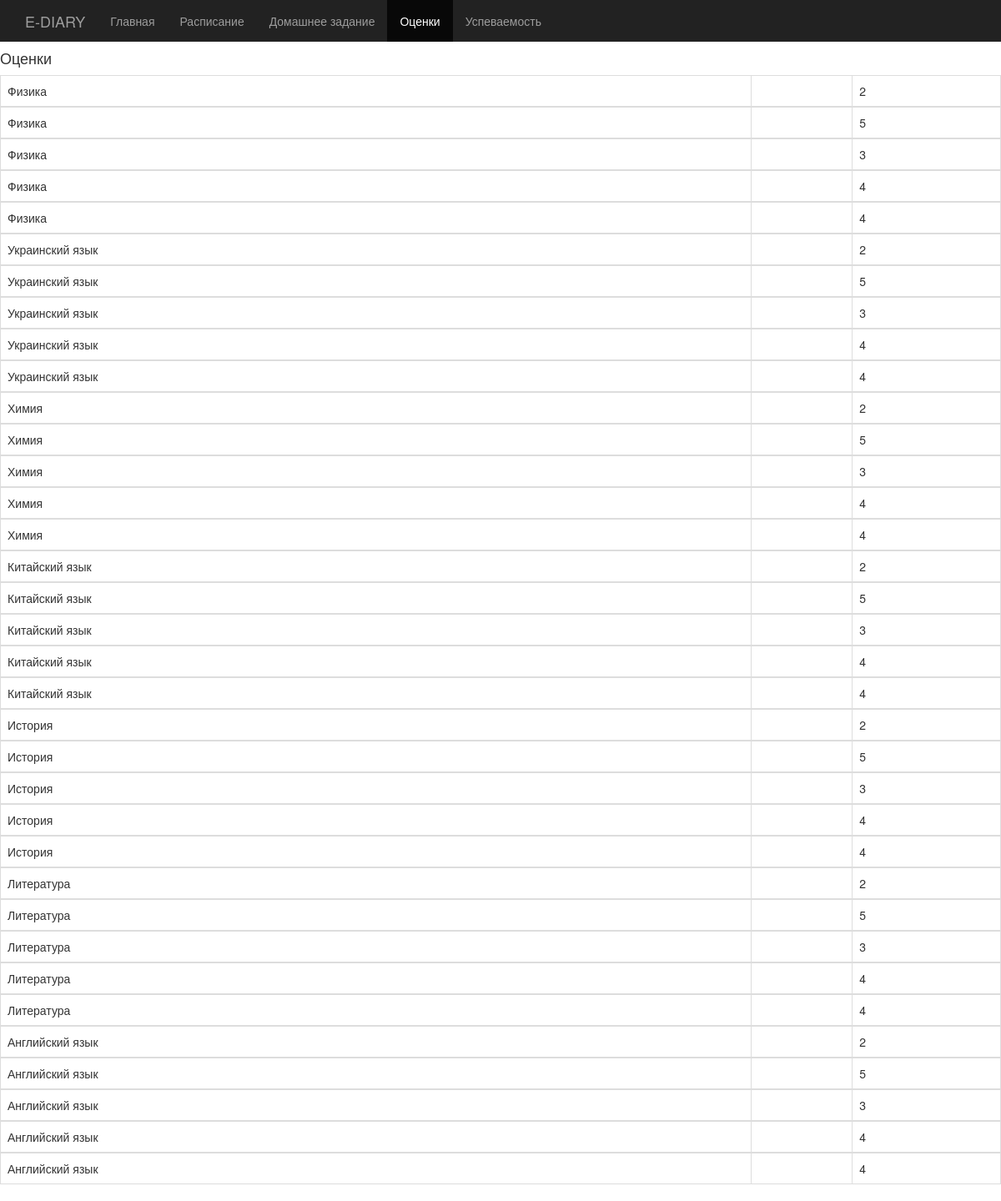
/grade, run on an earlier commit of the app's database.
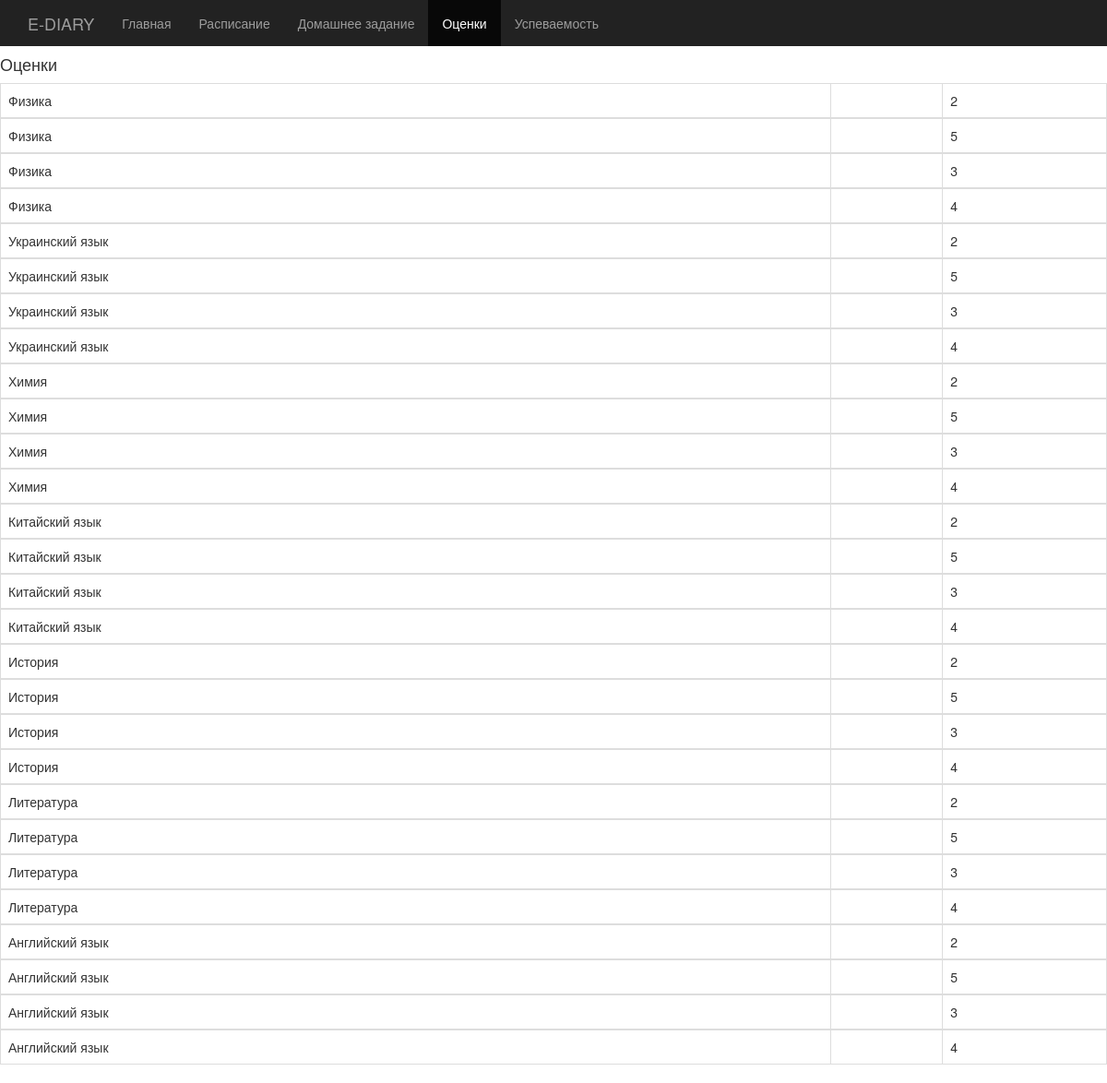
And on a later commit of the database.
### app1/models.py (models this page shows, shortened)
class Lessons(models.Model):
    name = models.CharField(max_length=200)
    is_active = models.BooleanField(default=True)
    class Meta:
        verbose_name = 'Предмет'
        verbose_name_plural = 'Предметы'

class Grade(models.Model):
    student = models.ForeignKey(Students, on_delete=models.PROTECT)
    lesson = models.ForeignKey(OneLesson, on_delete=models.PROTECT)
    grade = models.IntegerField(choices=GradeList.choices)
    grade_type = models.IntegerField(choices=GradeType.choices)
    grade_date = models.DateField(default=date.today)
    class Meta:
        verbose_name = 'Оценка'
        verbose_name_plural = 'Оценки'

### app1/views.py (the view)
# urls.py: path('grade', views.student, name='grade'),
def student(request):
    url_name = request.resolver_match.url_name
    name = Lessons.objects.all()
    grade = Grade.objects.all()
    return render(request, 'app1/grade.html', {'name': name, 'grade': grade, 'url_name': url_name})

### app1/templates/app1/grade.html (shortened to what this page needs)
{% extends 'app1/base.html' %}
{% block content %}
<h4>Оценки</h4>
<table class="table table-bordered">
{% for el in name %}
{% for ele in grade %}
    <div class=" name-output">
        <tbody>
        <tr>
        <td>{{el.name}}</td>
        <td>{{el.user_class}}</td>
            <td>{{ele.grade}}</td>
        </tr>
        </tbody>
    </div>
{%endfor%}
{%endfor%}
{% endblock %}

### app1/templates/app1/base.html (shortened to what this page needs)
{% load static %}
<!DOCTYPE html>
<html lang="ru">
<head>
  <link rel="stylesheet"
        href="https://maxcdn.bootstrapcdn.com/bootstrap/3.3.7/css/bootstrap.min.css">
  <link href="{% static 'css/app1.css' %}" rel="stylesheet" />
</head>
<body>
<nav class=".navbar navbar-inverse">
  <div class="container-fluid">
    <div class="navbar-header">
      <a class="navbar-brand" href="#">E-DIARY</a>
    </div>
    <ul class="nav navbar-nav">
      <li class="nav-item {% if url_name == 'main' %}active{% endif %}"><a class="nav-item " href="{% url 'app1:main'%}">Главная</a></li>
      <li class="nav-item {% if url_name == 'timetable' %}active{% endif %}"><a class="nav-item " href="{% url 'app1:timetable'%}">Расписание</a></li>
      <li class="nav-item {% if url_name == 'homework' %}active{% endif %}"><a class="nav-item " href="{% url 'app1:homework'%}">Домашнее задание</a></li>
      <li class="nav-item {% if url_name == 'grade' %}active{% endif %}"><a class="nav-item " href="{% url 'app1:grade'%}">Оценки</a></li>
      <li class="nav-item {% if url_name == 'progress_table' %}active{% endif %}"><a class="nav-item " href="{% url 'app1:progress_table'%}">Успеваемость</a></li>
    </ul>
  </div>
</nav>
<div class=".container-fluid">
{% block content %}
{% endblock %}
</div>

What changed in the data, as far as the page shows it:
removed Grade: {{ el.name }} "Физика", grade "4", {{ el.name }} "Украинский язык", {{ el.name }} "Химия", {{ el.name }} "Китайский язык", {{ el.name }} "История", {{ el.name }} "Литература", {{ el.name }} "Английский язык"
